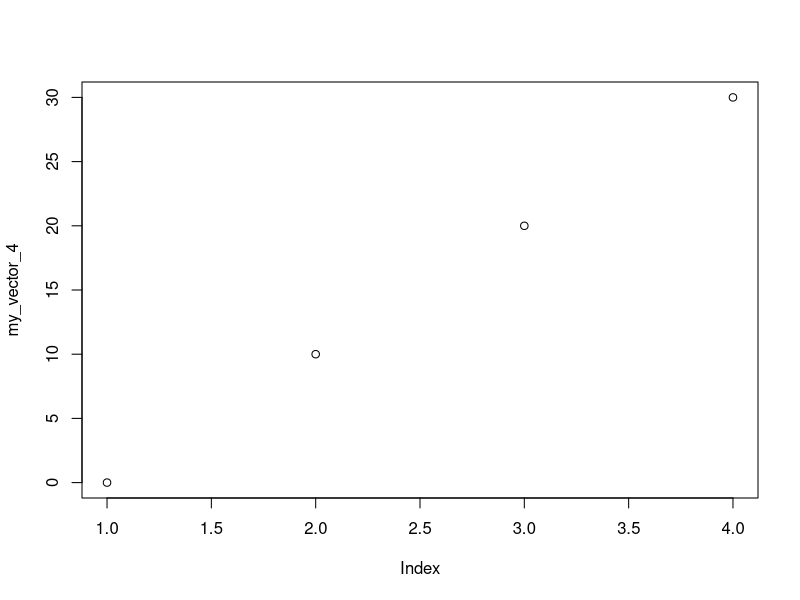

Recreate this plot in R.
## ---- chunk 1
my_vector_1 <- c(1,2,3,4,5)
print(my_vector_1)

my_vector_2 <- c(1:10)
print(my_vector_2)
 
my_vector_3 <- c(10:5)
print(my_vector_3)

my_vector_4 <- seq(from=0, to=30, by=10)
print(my_vector_4)
plot(my_vector_4)
## ---- chunk 2
my_vector <- c(1:10)
length(my_vector)
## ---- chunk 3
# get the value of the element(s) at the specified position(s)
my_vector[1]
my_vector[1:3]
my_vector[c(1,3)]
## ---- chunk 4
# modify an element at position 3
my_vector[3] <- 30

# add an element at position 4
my_added_vector <- c(my_vector[1:3], 20, my_vector[4:length(my_vector)])
my_added_vector
## ---- chunk 5
# delete an element at position 4
my_deleted_vector <- c(my_vector[1:3], my_vector[5:length(my_vector)])
my_deleted_vector
## ---- chunk 6
my_short_vector <- c(1,2,3)
my_long_vector <- c(10,20,30,40,50,60)
my_sum_vector <- my_short_vector + my_long_vector
my_sum_vector
